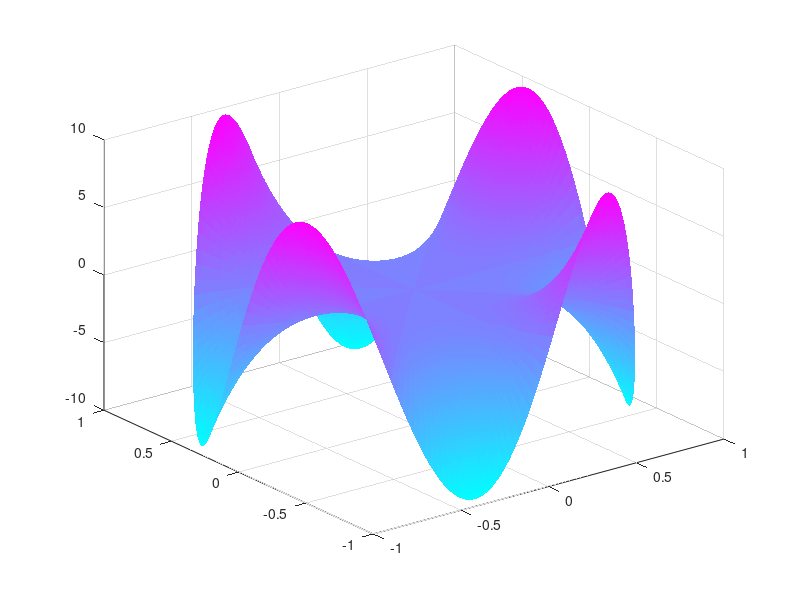

Reproduce this figure in MATLAB.
% Create polar data
[r,t] = meshgrid(0:1/120:1,0:pi/120:(2*pi));

value = 10 * r.^4.*sin(4 * t);
% Convert to Cartesian
[x,y,z] = pol2cart(t,r,value);

figure(1);
h = surf(x,y,z);
set(h,'edgeColor', 'none')
colormap cool;
hold on;